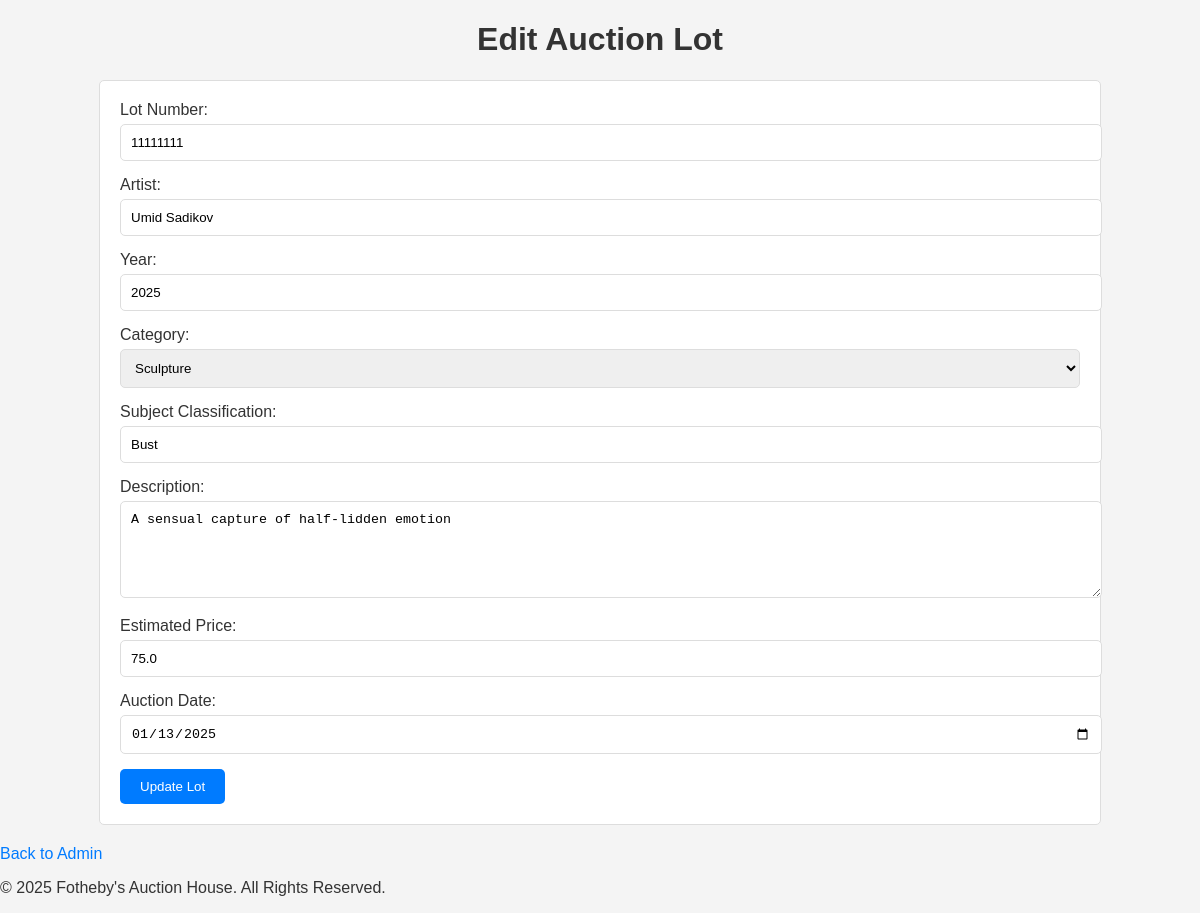
The app's page /edit/3 (signed in) with its own data.
### app.py (models this page shows)
class AuctionLot(db.Model):
    id = db.Column(db.Integer, primary_key=True)
    lot_number = db.Column(db.String(10), nullable=False)
    artist = db.Column(db.String(100), nullable=False)
    year = db.Column(db.Integer, nullable=False)
    category = db.Column(db.String(100), nullable=False)
    subject_classification = db.Column(db.String(100), nullable=False)
    description = db.Column(db.Text, nullable=False)
    estimated_price = db.Column(db.Float, nullable=False)
    auction_date = db.Column(db.DateTime, nullable=False)
    archived = db.Column(db.Boolean, default=False)

### app.py (the view, shortened to what this page needs)
@app.route('/edit/<int:lot_id>', methods=['GET', 'POST'])
def edit(lot_id):
    if 'user' not in session:
        return redirect(url_for('login'))
    lot = AuctionLot.query.get_or_404(lot_id)
    return render_template('edit_lot.html', lot=lot)

### templates/edit_lot.html (shortened to what this page needs)
<!DOCTYPE html>
<html lang="en">
<head>
    <link rel="stylesheet" href="/static/css/styles.css">
</head>
<body>
    <header>
        <h1>Edit Auction Lot</h1>
    </header>
    <main>
        <form action="/edit/{{ lot.id }}" method="POST">
            <label for="lot_number">Lot Number:</label>
            <input type="text" id="lot_number" name="lot_number" value="{{ lot.lot_number }}" required>
            <label for="artist">Artist:</label>
            <input type="text" id="artist" name="artist" value="{{ lot.artist }}" required>
            <label for="year">Year:</label>
            <input type="number" id="year" name="year" value="{{ lot.year }}" required>
            <label for="category">Category:</label>
            <select id="category" name="category" required>
                <option value="Sculpture" {% if lot.category == 'Sculpture' %}selected{% endif %}>Sculpture</option>
            </select>
            <label for="subject_classification">Subject Classification:</label>
            <input type="text" id="subject_classification" name="subject_classification" value="{{ lot.subject_classification }}" required>
            <label for="description">Description:</label>
            <textarea id="description" name="description" rows="5" required>{{ lot.description }}</textarea>
            <label for="estimated_price">Estimated Price:</label>
            <input type="number" step="0.01" id="estimated_price" name="estimated_price" value="{{ lot.estimated_price }}" required>
            <label for="auction_date">Auction Date:</label>
            <input type="date" id="auction_date" name="auction_date" value="{{ lot.auction_date.strftime('%Y-%m-%d') if lot.auction_date else '' }}">
            <button type="submit">Update Lot</button>
        </form>
        <a href="/admin">Back to Admin</a>
    </main>
    <footer>
        <p>&copy; 2025 Fotheby's Auction House. All Rights Reserved.</p>
    </footer>
</body>
</html>

### static/css/styles.css (style rules this page uses)
body { font-family: Arial, sans-serif; margin: 0; padding: 0; background-color: #f4f4f4; color: #333; }
h1, h2 { text-align: center; }
a { color: #007bff; text-decoration: none; }
form { margin: 20px auto; padding: 20px; background: #fff; border: 1px solid #ddd; border-radius: 5px; width: 80%; }
form label { display: block; margin-bottom: 5px; }
form input, form select, form textarea { width: 100%; margin-bottom: 15px; padding: 10px; border: 1px solid #ddd; border-radius: 5px; }
form button { padding: 10px 20px; background: #007bff; color: #fff; border: none; border-radius: 5px; cursor: pointer; }

### records on screen
AuctionLot: lot_number "11111111", artist "Umid Sadikov", year "2025", category "Sculpture", subject_classification "Bust", description "A sensual capture of half-lidden emotion", estimated_price "75.0", auction_date "01/13/2025"
